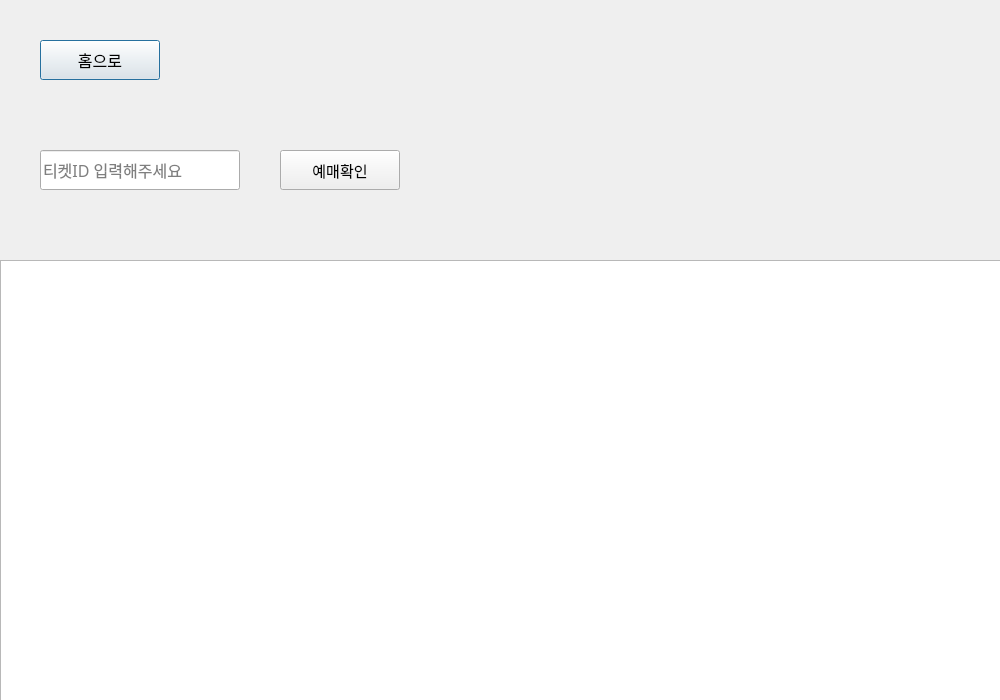
<?xml version="1.0" encoding="UTF-8"?>
<ui version="4.0">
 <class>Dialog</class>
 <widget class="QDialog" name="Dialog">
  <property name="geometry">
   <rect>
    <x>0</x>
    <y>0</y>
    <width>1000</width>
    <height>700</height>
   </rect>
  </property>
  <property name="sizePolicy">
   <sizepolicy hsizetype="Minimum" vsizetype="Minimum">
    <horstretch>0</horstretch>
    <verstretch>0</verstretch>
   </sizepolicy>
  </property>
  <property name="minimumSize">
   <size>
    <width>1000</width>
    <height>700</height>
   </size>
  </property>
  <property name="maximumSize">
   <size>
    <width>1000</width>
    <height>700</height>
   </size>
  </property>
  <property name="windowTitle">
   <string>Dialog</string>
  </property>
  <widget class="QLineEdit" name="input_key">
   <property name="geometry">
    <rect>
     <x>40</x>
     <y>150</y>
     <width>200</width>
     <height>40</height>
    </rect>
   </property>
   <property name="font">
    <font>
     <family>NanumGothic</family>
     <pointsize>12</pointsize>
    </font>
   </property>
   <property name="text">
    <string/>
   </property>
   <property name="placeholderText">
    <string>티켓ID 입력해주세요</string>
   </property>
  </widget>
  <widget class="QPushButton" name="btn_gotohome">
   <property name="geometry">
    <rect>
     <x>40</x>
     <y>40</y>
     <width>120</width>
     <height>40</height>
    </rect>
   </property>
   <property name="font">
    <font>
     <family>NanumGothic</family>
     <pointsize>12</pointsize>
    </font>
   </property>
   <property name="text">
    <string>홈으로</string>
   </property>
  </widget>
  <widget class="QPushButton" name="btn_search">
   <property name="geometry">
    <rect>
     <x>280</x>
     <y>150</y>
     <width>120</width>
     <height>40</height>
    </rect>
   </property>
   <property name="font">
    <font>
     <family>NanumGothic</family>
     <pointsize>11</pointsize>
    </font>
   </property>
   <property name="text">
    <string>예매확인</string>
   </property>
  </widget>
  <widget class="QWidget" name="verticalLayoutWidget">
   <property name="geometry">
    <rect>
     <x>0</x>
     <y>260</y>
     <width>1001</width>
     <height>441</height>
    </rect>
   </property>
   <layout class="QVBoxLayout" name="verticalLayout">
    <item>
     <widget class="QTableView" name="tbl_search"/>
    </item>
   </layout>
  </widget>
 </widget>
 <resources/>
 <connections/>
</ui>
